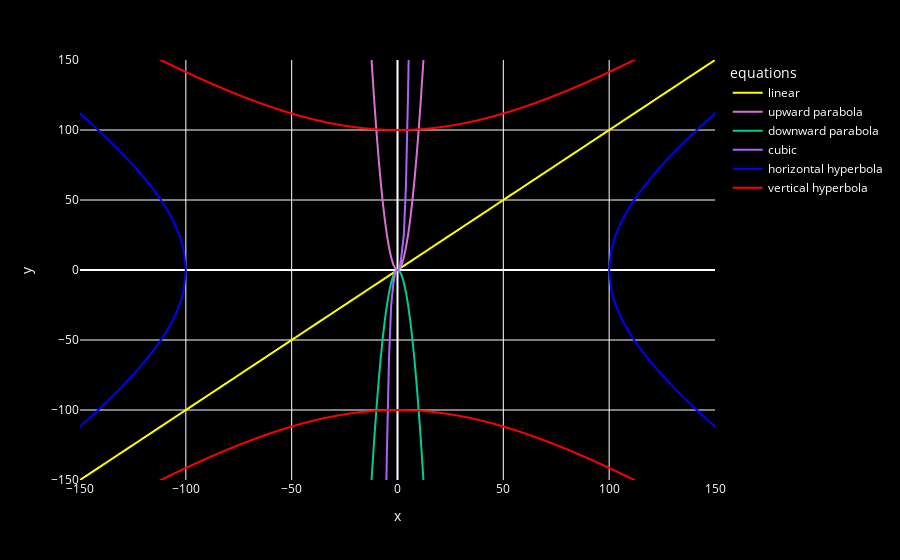

Here is the notebook cell this chart was saved with:
### Code cell
#plotting everything together:
all_fig = px.line(all_data_df, x = 'x_value', y = ['line', 'parabola_up', 'parabola_down', 'cubic', 'hyper_h_positive',
                                                  'hyper_h_negative','hyper_v_positive', 'hyper_v_negative'],
                 labels = dict(x_value = "x", value = "y", variable = "equations"))
all_fig.update_xaxes(range=[-150, 150])
all_fig.update_yaxes(range=[-150, 150],showticksuffix='first')
all_fig.update_layout(plot_bgcolor="black")
all_fig.update_layout(paper_bgcolor="black")
all_fig.update_layout(font_color="white")

for trace in all_fig['data']:
    if trace['name'] == 'line':
        trace['name'] = 'linear'
        trace['line']['color'] = 'yellow'
    
    if trace['name'] == 'parabola_up':
        trace['name'] = 'upward parabola'
        trace['line']['color'] = 'orchid'
        
    if trace['name'] == 'parabola_down':
        trace['name'] = 'downward parabola'
    
    if trace['name'] == 'hyper_h_positive':
        trace['name'] = 'horizontal hyperbola'
        trace['line']['color'] = 'blue'
    
    if trace['name'] == 'hyper_h_negative':
        trace['showlegend'] = False
        trace['line']['color'] = 'blue'

    if trace['name'] == 'hyper_v_positive':
        trace['name'] = 'vertical hyperbola'
        trace['line']['color'] = 'red'
    
    if trace['name'] == 'hyper_v_negative':
        trace['showlegend'] = False
        trace['line']['color'] = 'red'
    
    
all_fig.show()

### Figure 1 — Plotly figure (JSON) as saved in the notebook; plotly's stock layout.template omitted (floating-point values rounded to 4 significant figures; data arrays with more than 128 entries replaced by an {"elided": "..."} marker saying what was removed)
{"data": [{"hovertemplate": "equations=line<br>x=%{x}<br>y=%{y}<extra></extra>", "legendgroup": "line", "line": {"color": "yellow", "dash": "solid"}, "marker": {"symbol": "circle"}, "mode": "lines", "name": "linear", "showlegend": true, "type": "scattergl", "x": {"elided": "1001 int values"}, "xaxis": "x", "y": {"elided": "1001 int values"}, "yaxis": "y"}, {"hovertemplate": "equations=parabola_up<br>x=%{x}<br>y=%{y}<extra></extra>", "legendgroup": "parabola_up", "line": {"color": "orchid", "dash": "solid"}, "marker": {"symbol": "circle"}, "mode": "lines", "name": "upward parabola", "showlegend": true, "type": "scattergl", "x": {"elided": "1001 int values"}, "xaxis": "x", "y": {"elided": "1001 int values"}, "yaxis": "y"}, {"hovertemplate": "equations=parabola_down<br>x=%{x}<br>y=%{y}<extra></extra>", "legendgroup": "parabola_down", "line": {"color": "#00cc96", "dash": "solid"}, "marker": {"symbol": "circle"}, "mode": "lines", "name": "downward parabola", "showlegend": true, "type": "scattergl", "x": {"elided": "1001 int values"}, "xaxis": "x", "y": {"elided": "1001 int values"}, "yaxis": "y"}, {"hovertemplate": "equations=cubic<br>x=%{x}<br>y=%{y}<extra></extra>", "legendgroup": "cubic", "line": {"color": "#ab63fa", "dash": "solid"}, "marker": {"symbol": "circle"}, "mode": "lines", "name": "cubic", "showlegend": true, "type": "scattergl", "x": {"elided": "1001 int values"}, "xaxis": "x", "y": {"elided": "1001 int values"}, "yaxis": "y"}, {"hovertemplate": "equations=hyper_h_positive<br>x=%{x}<br>y=%{y}<extra></extra>", "legendgroup": "hyper_h_positive", "line": {"color": "blue", "dash": "solid"}, "marker": {"symbol": "circle"}, "mode": "lines", "name": "horizontal hyperbola", "showlegend": true, "type": "scattergl", "x": {"elided": "1001 int values"}, "xaxis": "x", "y": {"elided": "1001 float values"}, "yaxis": "y"}, {"hovertemplate": "equations=hyper_h_negative<br>x=%{x}<br>y=%{y}<extra></extra>", "legendgroup": "hyper_h_negative", "line": {"color": "blue", "dash": "solid"}, "marker": {"symbol": "circle"}, "mode": "lines", "name": "hyper_h_negative", "showlegend": false, "type": "scattergl", "x": {"elided": "1001 int values"}, "xaxis": "x", "y": {"elided": "1001 float values"}, "yaxis": "y"}, {"hovertemplate": "equations=hyper_v_positive<br>x=%{x}<br>y=%{y}<extra></extra>", "legendgroup": "hyper_v_positive", "line": {"color": "red", "dash": "solid"}, "marker": {"symbol": "circle"}, "mode": "lines", "name": "vertical hyperbola", "showlegend": true, "type": "scattergl", "x": {"elided": "1001 int values"}, "xaxis": "x", "y": {"elided": "1001 float values"}, "yaxis": "y"}, {"hovertemplate": "equations=hyper_v_negative<br>x=%{x}<br>y=%{y}<extra></extra>", "legendgroup": "hyper_v_negative", "line": {"color": "red", "dash": "solid"}, "marker": {"symbol": "circle"}, "mode": "lines", "name": "hyper_v_negative", "showlegend": false, "type": "scattergl", "x": {"elided": "1001 int values"}, "xaxis": "x", "y": {"elided": "1001 float values"}, "yaxis": "y"}], "layout": {"font": {"color": "white"}, "legend": {"title": {"text": "equations"}, "tracegroupgap": 0}, "margin": {"t": 60}, "paper_bgcolor": "black", "plot_bgcolor": "black", "xaxis": {"anchor": "y", "domain": [0, 1], "range": [-150, 150], "title": {"text": "x"}}, "yaxis": {"anchor": "x", "domain": [0, 1], "range": [-150, 150], "showticksuffix": "first", "title": {"text": "y"}}}}
